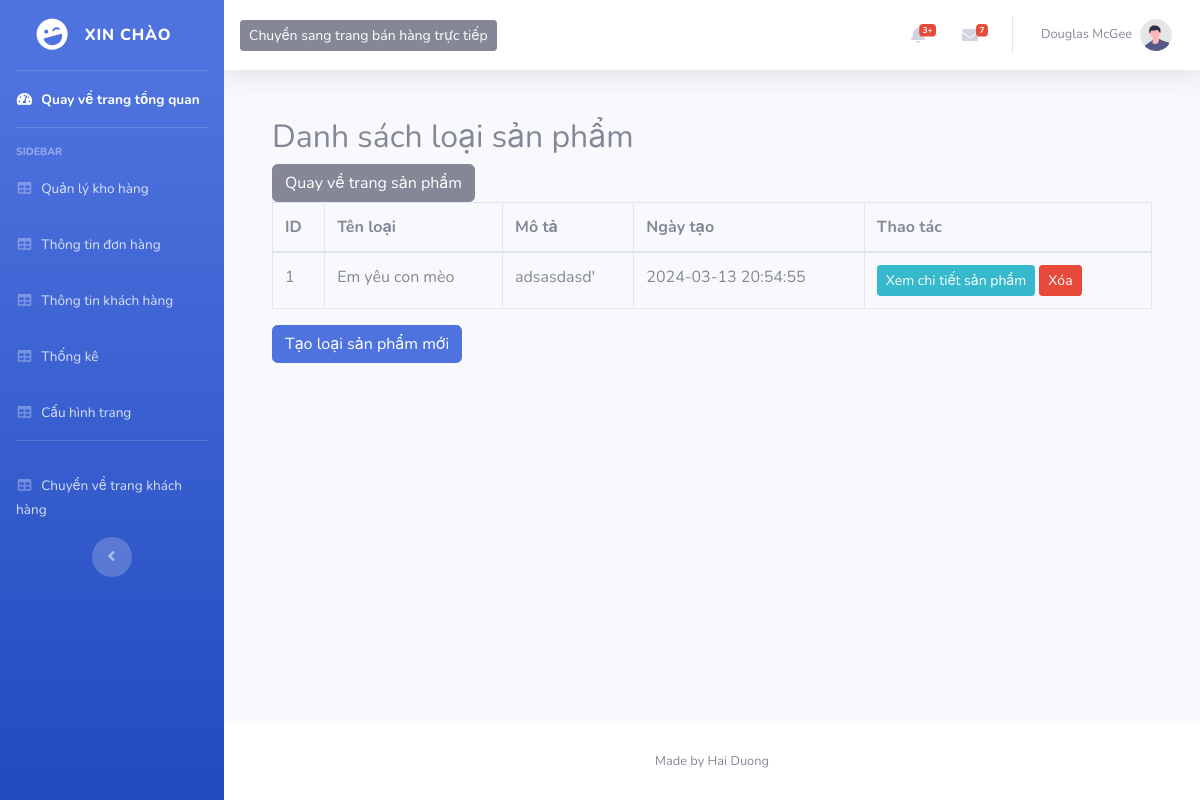
/admin.php?act=loaisp, run on the app's committed database.
### tables this page shows
CREATE TABLE `category` (
  `id` int NOT NULL,
  `name` varchar(255) DEFAULT NULL,
  `description` varchar(50) DEFAULT NULL,
  `created_at` datetime DEFAULT CURRENT_TIMESTAMP,
  `update_at` timestamp NULL DEFAULT CURRENT_TIMESTAMP ON UPDATE CURRENT_TIMESTAMP
);

### DAO/PDO.php (called while the page is built, shortened)
<?php
function pdo_get_connection(){
    $servername = "localhost";
    $username = "root";
    $password = "";
    try {
        $conn = new PDO("mysql:host=$servername;dbname=testdatabase", $username, $password);
        $conn->setAttribute(PDO::ATTR_ERRMODE, PDO::ERRMODE_EXCEPTION);
        return $conn;
    } catch(PDOException $e) {
        echo "Connection failed: " . $e->getMessage();
    }
}
function pdo_query($sql, $params = array()){
    try{
        $conn = pdo_get_connection();
        $stmt = $conn->prepare($sql);
        $stmt->execute($params);
        $rows = $stmt->fetchAll();
        return $rows;
    }
    catch(PDOException $e){
        throw $e;
    }
    finally{
        unset($conn);
    }
}
?>

### DAO/DAO.php (called while the page is built, shortened)
<?php
function get_category($id = null)
{
    if ($id === null) {
        $sql = "SELECT * FROM `category`";
        return pdo_query($sql);
    } else {
        $sql = "SELECT * FROM `category` WHERE `id` = ?";
        return pdo_query_one($sql, $id);
    }
}

### admin/view/LoaiSanPham/LoaiSanPham.All.php (the view, shortened to what this page needs)
<body>
<?php
$rows = get_category();
?>
<div class="container mt-5">
    <h2>Danh sách loại sản phẩm</h2>
    <a href="admin.php?act=sanpham" class="btn btn-secondary">Quay về trang sản phẩm</a>
    <table class="table table-bordered">
        <thead>
            <tr>
                <th>ID</th>
                <th>Tên loại</th>
                <th>Mô tả</th>
                <th>Ngày tạo</th>
                <th>Thao tác</th>
            </tr>
        </thead>
        <tbody>
            <?php foreach ($rows as $row): ?>
                <tr>
                    <td><?= $row['id'] ?></td>
                    <td><?= $row['name'] ?></td>
                    <td><?php echo $row['description'] ?? ""; ?></td>
                    <td><?php echo $row['created_at'] ?? ""; ?></td>
                    <td>
                        <a href='admin.php?act=editloaisp&id=<?= $row['id'] ?>' class="btn btn-info btn-sm">Xem chi tiết sản phẩm</a>
                        <form method='post' style='display:inline;'>
                            <input type='submit' name='delete' value='Xóa' class='btn btn-danger btn-sm' onclick='return confirm("Bạn đã chắc chưa ?");'>
                        </form>
                    </td>
                </tr>
            <?php endforeach; ?>
        </tbody>
    </table>
    <button type="button" class="btn btn-primary" data-toggle="modal" data-target="#createModal">
        Tạo loại sản phẩm mới
    </button>
</div>

### data on the page
category: id "1", name "Em yêu con mèo", description "adsasdasd'", created_at "2024-03-13 20:54:55"
